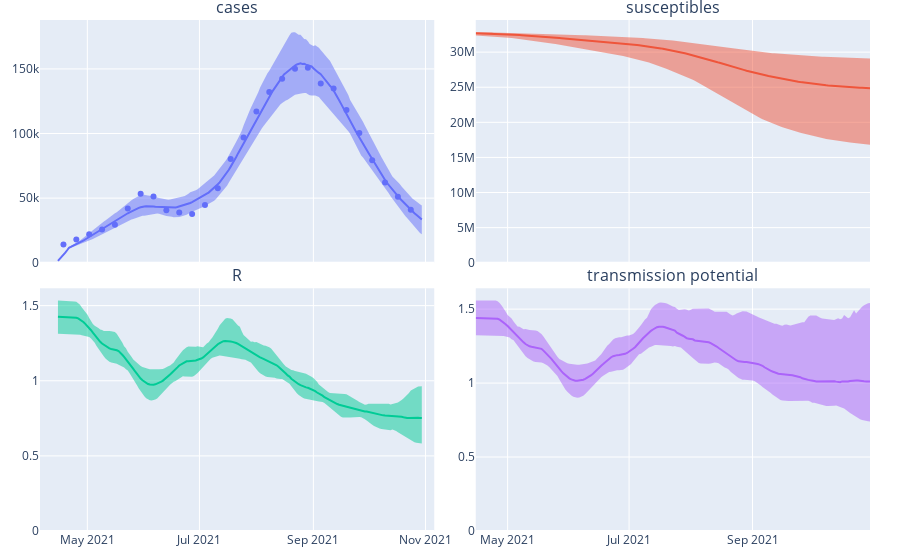

Source (notebook cell):
### Code cell
def get_full_result(gen_mean, gen_sd, proc, cdr, rt_init, report_mean, report_sd):
    return renew_model.renewal_func(gen_mean, gen_sd, proc, cdr, rt_init, report_mean, report_sd)

full_wrap = jit(get_full_result)
panel_subtitles = ["weekly_sum"] + PANEL_SUBTITLES[1:]
spaghetti = get_spaghetti_from_params(renew_model, sample_params, full_wrap, outputs=panel_subtitles)
quantiles_df = get_quant_df_from_spaghetti(renew_model, spaghetti, quantiles=[0.05, 0.5, 0.95], outputs=panel_subtitles)
plot_uncertainty_patches(quantiles_df, select_data, qual_colours.Plotly, panel_subtitles).update_layout(showlegend=False)

### Figure 1 — Plotly figure (JSON) as saved in the notebook; plotly's stock layout.template omitted (floating-point values rounded to 4 significant figures; data arrays with more than 128 entries replaced by an {"elided": "..."} marker saying what was removed)
{"data": [{"mode": "markers", "type": "scatter", "x": ["2021-04-18T00:00:00", "2021-04-25T00:00:00", "2021-05-02T00:00:00", "2021-05-09T00:00:00", "2021-05-16T00:00:00", "2021-05-23T00:00:00", "2021-05-30T00:00:00", "2021-06-06T00:00:00", "2021-06-13T00:00:00", "2021-06-20T00:00:00", "2021-06-27T00:00:00", "2021-07-04T00:00:00", "2021-07-11T00:00:00", "2021-07-18T00:00:00", "2021-07-25T00:00:00", "2021-08-01T00:00:00", "2021-08-08T00:00:00", "2021-08-15T00:00:00", "2021-08-22T00:00:00", "2021-08-29T00:00:00", "2021-09-05T00:00:00", "2021-09-12T00:00:00", "2021-09-19T00:00:00", "2021-09-26T00:00:00", "2021-10-03T00:00:00", "2021-10-10T00:00:00", "2021-10-17T00:00:00", "2021-10-24T00:00:00"], "xaxis": "x", "y": [14198, 17888, 22070, 25665, 29433, 41981, 53442, 51282, 40693, 38900, 37640, 44604, 57644, 80265, 96877, 116984, 132118, 142359, 150194, 150996, 138746, 134863, 118132, 100405, 79330, 62029, 51093, 41029], "yaxis": "y"}, {"fill": "toself", "line": {"color": "#636EFA", "width": 0}, "type": "scatter", "x": {"elided": "398 str values"}, "xaxis": "x", "y": {"elided": "398 float values"}, "yaxis": "y"}, {"line": {"color": "#636EFA"}, "type": "scatter", "x": {"elided": "398 str values"}, "xaxis": "x", "y": {"elided": "199 float values"}, "yaxis": "y"}, {"fill": "toself", "line": {"color": "#EF553B", "width": 0}, "type": "scatter", "x": {"elided": "398 str values"}, "xaxis": "x2", "y": {"elided": "398 float values"}, "yaxis": "y2"}, {"line": {"color": "#EF553B"}, "type": "scatter", "x": {"elided": "398 str values"}, "xaxis": "x2", "y": {"elided": "199 float values"}, "yaxis": "y2"}, {"fill": "toself", "line": {"color": "#00CC96", "width": 0}, "type": "scatter", "x": {"elided": "398 str values"}, "xaxis": "x3", "y": {"elided": "398 float values"}, "yaxis": "y3"}, {"line": {"color": "#00CC96"}, "type": "scatter", "x": {"elided": "398 str values"}, "xaxis": "x3", "y": {"elided": "199 float values"}, "yaxis": "y3"}, {"fill": "toself", "line": {"color": "#AB63FA", "width": 0}, "type": "scatter", "x": {"elided": "398 str values"}, "xaxis": "x4", "y": {"elided": "398 float values"}, "yaxis": "y4"}, {"line": {"color": "#AB63FA"}, "type": "scatter", "x": {"elided": "398 str values"}, "xaxis": "x4", "y": {"elided": "199 float values"}, "yaxis": "y4"}], "layout": {"annotations": [{"font": {"size": 16}, "showarrow": false, "text": "cases", "x": 0.2375, "xanchor": "center", "xref": "paper", "y": 1, "yanchor": "bottom", "yref": "paper"}, {"font": {"size": 16}, "showarrow": false, "text": "susceptibles", "x": 0.7625, "xanchor": "center", "xref": "paper", "y": 1, "yanchor": "bottom", "yref": "paper"}, {"font": {"size": 16}, "showarrow": false, "text": "R", "x": 0.2375, "xanchor": "center", "xref": "paper", "y": 0.475, "yanchor": "bottom", "yref": "paper"}, {"font": {"size": 16}, "showarrow": false, "text": "transmission potential", "x": 0.7625, "xanchor": "center", "xref": "paper", "y": 0.475, "yanchor": "bottom", "yref": "paper"}], "autosize": true, "margin": {"b": 20, "l": 20, "r": 20, "t": 20}, "showlegend": false, "xaxis": {"anchor": "y", "autorange": true, "domain": [0, 0.475], "matches": "x3", "range": ["2021-04-05 08:04:35.6393", "2021-11-05 15:55:24.3607"], "showticklabels": false, "type": "date"}, "xaxis2": {"anchor": "y2", "autorange": true, "domain": [0.525, 1], "matches": "x4", "range": ["2021-04-15", "2021-10-30"], "showticklabels": false, "type": "date"}, "xaxis3": {"anchor": "y3", "autorange": true, "domain": [0, 0.475], "range": ["2021-04-05 08:04:35.6393", "2021-11-05 15:55:24.3607"], "type": "date"}, "xaxis4": {"anchor": "y4", "autorange": true, "domain": [0.525, 1], "range": ["2021-04-15", "2021-10-30"], "type": "date"}, "yaxis": {"anchor": "x", "autorange": true, "domain": [0.525, 1], "range": [0, 187900.0], "rangemode": "tozero", "type": "linear"}, "yaxis2": {"anchor": "x2", "autorange": true, "domain": [0.525, 1], "range": [0, 34580000.0], "rangemode": "tozero", "type": "linear"}, "yaxis3": {"anchor": "x3", "autorange": true, "domain": [0, 0.475], "range": [0, 1.615], "rangemode": "tozero", "type": "linear"}, "yaxis4": {"anchor": "x4", "autorange": true, "domain": [0, 0.475], "range": [0, 1.641], "rangemode": "tozero", "type": "linear"}}}
